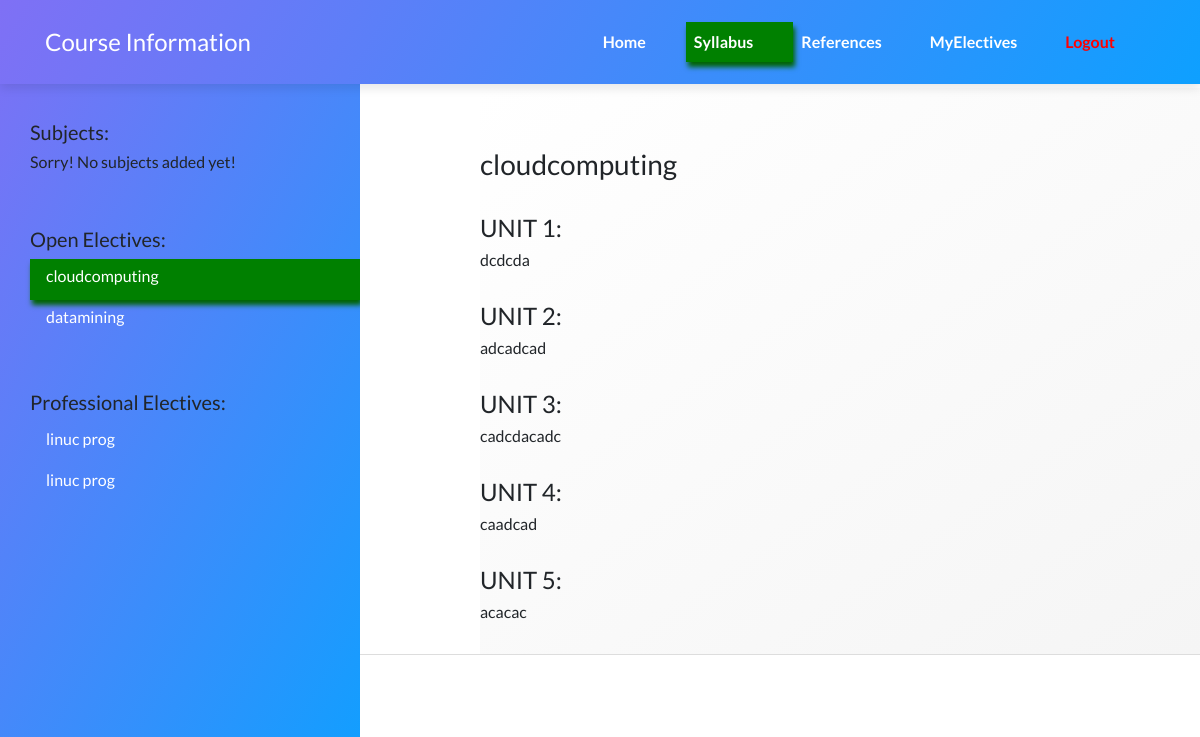
/syllabus/2/ (signed in), run on the app's committed database.
### courseinformation/models.py (models this page shows, shortened)
class Subject(models.Model):
    name=models.CharField("Subject Name",max_length=100)
    subjectid=models.IntegerField("Subject ID",unique=True,default=0)
    department=models.CharField("Department",max_length=4,choices=depts)
    year=models.IntegerField("Year",choices=[(i,i) for i in range(1,5)])
    semester=models.IntegerField("Semester",choices=[(1,1),(2,2)])
    isopenelective=models.BooleanField("Open Elective",default=0)
    isprofessionalelective=models.BooleanField("Professional Elective",default=0)
    unit_1=models.TextField()
    unit_2=models.TextField()
    unit_3=models.TextField()
    unit_4=models.TextField()
    unit_5=models.TextField()

### courseinformation/views.py (the view)
# urls.py: path(r'syllabus/<int:id>/', views.syllabusdetail, name='syllabusdetail'),
@login_required
def syllabusdetail(request,id):
    student=Student.objects.get(username=request.user.username)
    studentyear = (now.year - student.joiningyear+1)
    studentsem = getsemester[int(now.strftime("%m")) - 1]
    subjects = Subject.objects.filter(department=student.department,
                                      year=studentyear,
                                      semester=studentsem,
                                      isopenelective=False,
                                      isprofessionalelective=False)
    myelec = Elective.objects.filter(studentid=request.user.username)
    openelectives, profelectives = [], []
    if len(myelec) > 0:
        oe1, oe2, oe3, pe1, pe2, pe3 = 0, 0, 0, 0, 0, 0
        if myelec[0].oe1 != 0:
            oe1 = Subject.objects.get(subjectid=myelec[0].oe1)
        if myelec[0].oe2 != 0:
            oe2 = Subject.objects.get(subjectid=myelec[0].oe2)
        if myelec[0].oe3 != 0:
            oe3 = Subject.objects.get(subjectid=myelec[0].oe3)
        if myelec[0].pe1 != 0:
            pe1 = Subject.objects.get(subjectid=myelec[0].pe1)
        if myelec[0].pe2 != 0:
            pe2 = Subject.objects.get(subjectid=myelec[0].pe2)
        if myelec[0].pe3 != 0:
            pe3 = Subject.objects.get(subjectid=myelec[0].pe3)
        openelectives += [oe1, oe2, oe3]
        profelectives += [pe1, pe2, pe3]
    subject=Subject.objects.filter(subjectid=id)
    if len(subject)==0:
        subject=0
    return render(request,'syllabusdetail.html',{'subjects':subjects,
                                                 'openelectives':openelectives,
                                                 'profelectives':profelectives,
                                                 'subject':subject})

### courseinformation/templates/syllabusdetail.html (shortened to what this page needs)
{%  extends 'syllabus.html' %}
{%  load static %}
{% block syllabusmain %}
    {% if subject != 0 %}
    <h3>    {{ subject.0.name }}</h3>
    <br>
    <h4>UNIT 1:</h4>
    <h6>{{ subject.0.unit_1 }}</h6>
    <br>
    <h4>UNIT 2:</h4>
    <h6>{{ subject.0.unit_2 }}</h6>
    <br>
    <h4>UNIT 3:</h4>
    <h6>{{ subject.0.unit_3 }}</h6>
    <br>
    <h4>UNIT 4:</h4>
    <h6>{{ subject.0.unit_4 }}</h6>
    <br>
    <h4>UNIT 5:</h4>
    <h6>{{ subject.0.unit_5 }}</h6>
    <br>
    {% else %}
    <h5>Subject details not added yet!</h5>
    {% endif %}
{%  endblock %}

### courseinformation/templates/syllabus.html (shortened to what this page needs)
{% extends 'base.html' %}
{% block content %}
{%  load static %}
<link rel="stylesheet" href="{% static 'css/syllabusnav.css' %}">
<div class="sidenav1">
    <h5>Subjects:</h5>
    {% for subject in  subjects %}
    <li><a class="{{ subject.id }}" href="{% url 'syllabusdetail' id=subject.subjectid%}"><h6>{{ subject.name }}</h6></a></li>
    {% empty %}<li><h6>Sorry! No subjects added yet!</h6></li>
    {% endfor %}
    <br><br>
    <h5>Open Electives:</h5>
        {% for subject in  openelectives %}
    {% ifnotequal subject 0 %}<li><a class="{{ subject.id }}" href="{% url 'syllabusdetail' id=subject.subjectid%}"><h6>{{ subject.name }}</h6></a></li>{% endifnotequal %}
    {% empty %}<li><h6>Sorry! No open electives added yet!</h6></li>
    {% endfor %}
    <br><br>
    <h5>Professional Electives:</h5>
    {% for subject in  profelectives %}
    {% ifnotequal subject 0 %}<li><a class="{{ subject.id }}" href="{% url 'syllabusdetail' id=subject.subjectid%}"><h6>{{ subject.name }}</h6></a></li>{% endifnotequal %}
    {% empty %}<li><h6>Sorry! No professional electives added yet!</h6></li>
    {% endfor %}
</div>
<div class="main">
  {% block syllabusmain %}{% endblock %}
</div>
{% endblock %}

### static/css/syllabusnav.css (style rules this page uses)
.sidenav1 { height: 100%; width: 30%; position: fixed; z-index: 1; top: 0; left: 0; background:linear-gradient(120deg,#7f70f5,#0ea0ff); overflow-x: hidden; padding-top: 120px; padding-left: 30px; }
.sidenav1 a { padding-top: 7px; padding-right: 8px; padding-left: 16px; padding-bottom: 7px; text-decoration: none; font-size: 25px; color: white; display: block; }
.sidenav1 li { list-style: none; }
.main { height:100%; margin-left: 40%; padding-top: 5%; padding-right: 10px; padding-left: 0%; padding-bottom: 0px; background: linear-gradient(145deg,white,whitesmoke); }
.active { background-color: green; color: white; }

### courseinformation/templates/base.html (style rules this page uses)
.active { background-color: green; color: white; box-shadow:2px 5px 5px darkgreen; }

### data on the page
Subject: name "cloudcomputing", unit_1 "dcdcda", unit_2 "adcadcad", unit_3 "cadcdacadc", unit_4 "caadcad", unit_5 "acacac"
Subject: name "datamining"
Subject: name "linuc prog"
